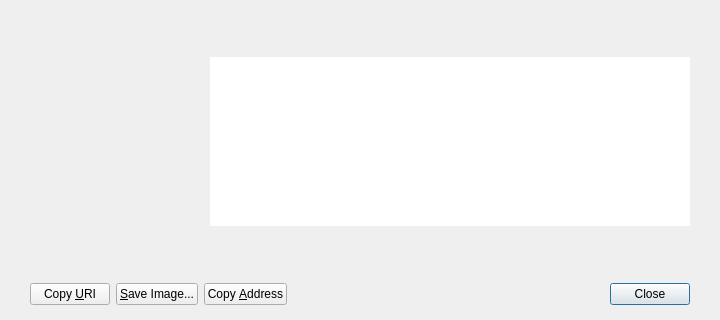
<?xml version="1.0" encoding="UTF-8"?>
<ui version="4.0">
 <class>ReceiveRequestDialog</class>
 <widget class="QDialog" name="ReceiveRequestDialog">
  <property name="geometry">
   <rect>
    <x>0</x>
    <y>0</y>
    <width>720</width>
    <height>320</height>
   </rect>
  </property>
  <layout class="QVBoxLayout" name="verticalLayout_2">
   <property name="spacing">
    <number>0</number>
   </property>
   <property name="leftMargin">
    <number>0</number>
   </property>
   <property name="topMargin">
    <number>15</number>
   </property>
   <property name="rightMargin">
    <number>0</number>
   </property>
   <property name="bottomMargin">
    <number>0</number>
   </property>
   <item>
    <layout class="QVBoxLayout" name="verticalLayout">
     <property name="spacing">
      <number>0</number>
     </property>
     <item>
      <layout class="QHBoxLayout" name="horizontalLayout_3">
       <property name="leftMargin">
        <number>10</number>
       </property>
       <property name="topMargin">
        <number>0</number>
       </property>
       <property name="rightMargin">
        <number>30</number>
       </property>
       <property name="bottomMargin">
        <number>0</number>
       </property>
       <item>
        <widget class="QRImageWidget" name="lblERCode">
         <property name="sizePolicy">
          <sizepolicy hsizetype="Minimum" vsizetype="Minimum">
           <horstretch>0</horstretch>
           <verstretch>0</verstretch>
          </sizepolicy>
         </property>
         <property name="minimumSize">
          <size>
           <width>200</width>
           <height>200</height>
          </size>
         </property>
         <property name="maximumSize">
          <size>
           <width>200</width>
           <height>200</height>
          </size>
         </property>
         <property name="toolTip">
          <string>QR Code</string>
         </property>
         <property name="textFormat">
          <enum>Qt::PlainText</enum>
         </property>
         <property name="alignment">
          <set>Qt::AlignCenter</set>
         </property>
         <property name="wordWrap">
          <bool>true</bool>
         </property>
        </widget>
       </item>
       <item>
        <layout class="QVBoxLayout" name="verticalLayout_3">
         <property name="topMargin">
          <number>25</number>
         </property>
         <property name="bottomMargin">
          <number>25</number>
         </property>
         <item>
          <spacer name="verticalSpacer">
           <property name="orientation">
            <enum>Qt::Vertical</enum>
           </property>
           <property name="sizeHint" stdset="0">
            <size>
             <width>20</width>
             <height>40</height>
            </size>
           </property>
          </spacer>
         </item>
         <item>
          <widget class="QTextEdit" name="outUri">
           <property name="sizePolicy">
            <sizepolicy hsizetype="Expanding" vsizetype="Expanding">
             <horstretch>0</horstretch>
             <verstretch>0</verstretch>
            </sizepolicy>
           </property>
           <property name="minimumSize">
            <size>
             <width>0</width>
             <height>50</height>
            </size>
           </property>
           <property name="frameShape">
            <enum>QFrame::NoFrame</enum>
           </property>
           <property name="frameShadow">
            <enum>QFrame::Plain</enum>
           </property>
           <property name="tabChangesFocus">
            <bool>true</bool>
           </property>
           <property name="textInteractionFlags">
            <set>Qt::TextSelectableByKeyboard|Qt::TextSelectableByMouse</set>
           </property>
          </widget>
         </item>
         <item>
          <spacer name="verticalSpacer_2">
           <property name="orientation">
            <enum>Qt::Vertical</enum>
           </property>
           <property name="sizeHint" stdset="0">
            <size>
             <width>20</width>
             <height>40</height>
            </size>
           </property>
          </spacer>
         </item>
        </layout>
       </item>
      </layout>
     </item>
    </layout>
   </item>
   <item>
    <widget class="QWidget" name="buttonsContainerWhite" native="true">
     <layout class="QVBoxLayout" name="verticalLayout_4">
      <property name="leftMargin">
       <number>30</number>
      </property>
      <property name="topMargin">
       <number>15</number>
      </property>
      <property name="rightMargin">
       <number>30</number>
      </property>
      <property name="bottomMargin">
       <number>15</number>
      </property>
      <item>
       <layout class="QHBoxLayout" name="horizontalLayout">
        <item>
         <widget class="QPushButton" name="btnCopyURI">
          <property name="text">
           <string>Copy &amp;URI</string>
          </property>
          <property name="autoDefault">
           <bool>false</bool>
          </property>
         </widget>
        </item>
        <item>
         <widget class="QPushButton" name="btnSaveAs">
          <property name="text">
           <string>&amp;Save Image...</string>
          </property>
          <property name="autoDefault">
           <bool>false</bool>
          </property>
         </widget>
        </item>
        <item>
         <widget class="QPushButton" name="btnCopyAddress">
          <property name="text">
           <string>Copy &amp;Address</string>
          </property>
          <property name="autoDefault">
           <bool>false</bool>
          </property>
         </widget>
        </item>
        <item>
         <spacer name="horizontalSpacer">
          <property name="orientation">
           <enum>Qt::Horizontal</enum>
          </property>
          <property name="sizeHint" stdset="0">
           <size>
            <width>40</width>
            <height>20</height>
           </size>
          </property>
         </spacer>
        </item>
        <item>
         <widget class="QDialogButtonBox" name="buttonBox">
          <property name="styleSheet">
           <string notr="true"/>
          </property>
          <property name="standardButtons">
           <set>QDialogButtonBox::Close</set>
          </property>
         </widget>
        </item>
       </layout>
      </item>
     </layout>
    </widget>
   </item>
  </layout>
 </widget>
 <customwidgets>
  <customwidget>
   <class>QRImageWidget</class>
   <extends>QLabel</extends>
   <header>qt/receiverequestdialog.h</header>
  </customwidget>
 </customwidgets>
 <resources/>
 <connections>
  <connection>
   <sender>buttonBox</sender>
   <signal>rejected()</signal>
   <receiver>ReceiveRequestDialog</receiver>
   <slot>reject()</slot>
   <hints>
    <hint type="sourcelabel">
     <x>452</x>
     <y>573</y>
    </hint>
    <hint type="destinationlabel">
     <x>243</x>
     <y>298</y>
    </hint>
   </hints>
  </connection>
  <connection>
   <sender>buttonBox</sender>
   <signal>accepted()</signal>
   <receiver>ReceiveRequestDialog</receiver>
   <slot>accept()</slot>
   <hints>
    <hint type="sourcelabel">
     <x>452</x>
     <y>573</y>
    </hint>
    <hint type="destinationlabel">
     <x>243</x>
     <y>298</y>
    </hint>
   </hints>
  </connection>
 </connections>
</ui>
